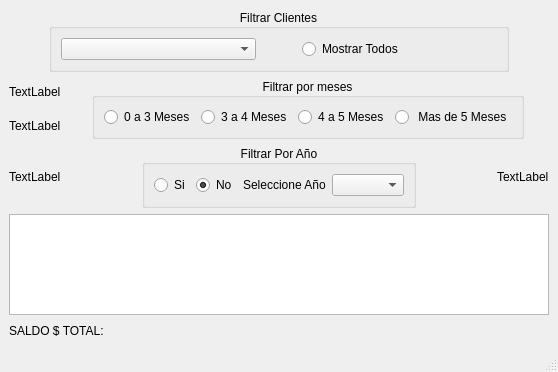
<?xml version="1.0" encoding="UTF-8"?>
<ui version="4.0">
 <class>MainWindow</class>
 <widget class="QMainWindow" name="MainWindow">
  <property name="geometry">
   <rect>
    <x>0</x>
    <y>0</y>
    <width>558</width>
    <height>372</height>
   </rect>
  </property>
  <property name="windowTitle">
   <string>MainWindow</string>
  </property>
  <widget class="QWidget" name="centralwidget">
   <layout class="QHBoxLayout" name="horizontalLayout_11">
    <item>
     <layout class="QVBoxLayout" name="verticalLayout_2">
      <item>
       <layout class="QHBoxLayout" name="horizontalLayout_10">
        <item>
         <spacer name="horizontalSpacer_8">
          <property name="orientation">
           <enum>Qt::Horizontal</enum>
          </property>
          <property name="sizeType">
           <enum>QSizePolicy::Minimum</enum>
          </property>
          <property name="sizeHint" stdset="0">
           <size>
            <width>40</width>
            <height>20</height>
           </size>
          </property>
         </spacer>
        </item>
        <item>
         <widget class="QGroupBox" name="groupBox_3">
          <property name="title">
           <string>Filtrar Clientes</string>
          </property>
          <property name="alignment">
           <set>Qt::AlignCenter</set>
          </property>
          <layout class="QHBoxLayout" name="horizontalLayout_5">
           <item>
            <layout class="QHBoxLayout" name="horizontalLayout">
             <item>
              <widget class="QComboBox" name="cmbClientes"/>
             </item>
             <item>
              <spacer name="horizontalSpacer_2">
               <property name="orientation">
                <enum>Qt::Horizontal</enum>
               </property>
               <property name="sizeType">
                <enum>QSizePolicy::Minimum</enum>
               </property>
               <property name="sizeHint" stdset="0">
                <size>
                 <width>40</width>
                 <height>20</height>
                </size>
               </property>
              </spacer>
             </item>
             <item>
              <widget class="QRadioButton" name="rbMostrarTodos">
               <property name="text">
                <string>Mostrar Todos</string>
               </property>
              </widget>
             </item>
            </layout>
           </item>
          </layout>
         </widget>
        </item>
        <item>
         <spacer name="horizontalSpacer_9">
          <property name="orientation">
           <enum>Qt::Horizontal</enum>
          </property>
          <property name="sizeType">
           <enum>QSizePolicy::Minimum</enum>
          </property>
          <property name="sizeHint" stdset="0">
           <size>
            <width>40</width>
            <height>20</height>
           </size>
          </property>
         </spacer>
        </item>
       </layout>
      </item>
      <item>
       <layout class="QHBoxLayout" name="horizontalLayout_20">
        <item>
         <layout class="QVBoxLayout" name="verticalLayout_3">
          <item>
           <widget class="QLabel" name="lblFActual">
            <property name="text">
             <string>TextLabel</string>
            </property>
           </widget>
          </item>
          <item>
           <widget class="QLabel" name="lblFReporte">
            <property name="text">
             <string>TextLabel</string>
            </property>
           </widget>
          </item>
         </layout>
        </item>
        <item>
         <spacer name="horizontalSpacer_13">
          <property name="orientation">
           <enum>Qt::Horizontal</enum>
          </property>
          <property name="sizeHint" stdset="0">
           <size>
            <width>40</width>
            <height>20</height>
           </size>
          </property>
         </spacer>
        </item>
        <item>
         <widget class="QGroupBox" name="gbAnio">
          <property name="title">
           <string>Filtrar por meses</string>
          </property>
          <property name="alignment">
           <set>Qt::AlignCenter</set>
          </property>
          <layout class="QVBoxLayout" name="verticalLayout">
           <item>
            <layout class="QHBoxLayout" name="horizontalLayout_2">
             <item>
              <widget class="QRadioButton" name="rb0A3Meses">
               <property name="text">
                <string>0 a 3 Meses</string>
               </property>
              </widget>
             </item>
             <item>
              <widget class="QRadioButton" name="rb3A4Meses">
               <property name="text">
                <string>3 a 4 Meses</string>
               </property>
              </widget>
             </item>
             <item>
              <widget class="QRadioButton" name="rb4A5Meses">
               <property name="text">
                <string>4 a 5 Meses</string>
               </property>
              </widget>
             </item>
             <item>
              <widget class="QRadioButton" name="rbMasDe5Meses">
               <property name="text">
                <string> Mas de 5 Meses</string>
               </property>
              </widget>
             </item>
            </layout>
           </item>
          </layout>
         </widget>
        </item>
        <item>
         <spacer name="horizontalSpacer_14">
          <property name="orientation">
           <enum>Qt::Horizontal</enum>
          </property>
          <property name="sizeHint" stdset="0">
           <size>
            <width>40</width>
            <height>20</height>
           </size>
          </property>
         </spacer>
        </item>
       </layout>
      </item>
      <item>
       <layout class="QHBoxLayout" name="horizontalLayout_8">
        <item>
         <widget class="QLabel" name="label_2">
          <property name="maximumSize">
           <size>
            <width>500</width>
            <height>500</height>
           </size>
          </property>
          <property name="text">
           <string>TextLabel</string>
          </property>
         </widget>
        </item>
        <item>
         <spacer name="horizontalSpacer_16">
          <property name="orientation">
           <enum>Qt::Horizontal</enum>
          </property>
          <property name="sizeType">
           <enum>QSizePolicy::Expanding</enum>
          </property>
          <property name="sizeHint" stdset="0">
           <size>
            <width>40</width>
            <height>20</height>
           </size>
          </property>
         </spacer>
        </item>
        <item>
         <widget class="QGroupBox" name="groupBox_2">
          <property name="title">
           <string>Filtrar Por Año</string>
          </property>
          <property name="alignment">
           <set>Qt::AlignCenter</set>
          </property>
          <layout class="QHBoxLayout" name="horizontalLayout_9">
           <item>
            <layout class="QHBoxLayout" name="horizontalLayout_7">
             <item>
              <layout class="QHBoxLayout" name="horizontalLayout_4">
               <item>
                <layout class="QHBoxLayout" name="horizontalLayout_6">
                 <item>
                  <widget class="QRadioButton" name="rbFiltroAnio1">
                   <property name="text">
                    <string>Si</string>
                   </property>
                  </widget>
                 </item>
                 <item>
                  <widget class="QRadioButton" name="rbFiltroAnio2">
                   <property name="text">
                    <string>No</string>
                   </property>
                   <property name="checked">
                    <bool>true</bool>
                   </property>
                  </widget>
                 </item>
                </layout>
               </item>
               <item>
                <widget class="QLabel" name="label">
                 <property name="text">
                  <string>Seleccione Año</string>
                 </property>
                </widget>
               </item>
               <item>
                <widget class="QComboBox" name="cmbAnio"/>
               </item>
              </layout>
             </item>
            </layout>
           </item>
          </layout>
         </widget>
        </item>
        <item>
         <spacer name="horizontalSpacer_17">
          <property name="orientation">
           <enum>Qt::Horizontal</enum>
          </property>
          <property name="sizeType">
           <enum>QSizePolicy::Expanding</enum>
          </property>
          <property name="sizeHint" stdset="0">
           <size>
            <width>40</width>
            <height>20</height>
           </size>
          </property>
         </spacer>
        </item>
        <item>
         <widget class="QLabel" name="label_3">
          <property name="maximumSize">
           <size>
            <width>500</width>
            <height>500</height>
           </size>
          </property>
          <property name="text">
           <string>TextLabel</string>
          </property>
         </widget>
        </item>
       </layout>
      </item>
      <item>
       <layout class="QVBoxLayout" name="verticalLayout_4">
        <item>
         <widget class="QTableWidget" name="tableWidget"/>
        </item>
        <item>
         <layout class="QHBoxLayout" name="horizontalLayout_3">
          <item>
           <widget class="QLabel" name="lblTotalSaldo">
            <property name="text">
             <string>SALDO $ TOTAL:</string>
            </property>
           </widget>
          </item>
          <item>
           <widget class="QLabel" name="lblTotalSaldoCantidad">
            <property name="text">
             <string/>
            </property>
           </widget>
          </item>
          <item>
           <spacer name="horizontalSpacer">
            <property name="orientation">
             <enum>Qt::Horizontal</enum>
            </property>
            <property name="sizeHint" stdset="0">
             <size>
              <width>40</width>
              <height>20</height>
             </size>
            </property>
           </spacer>
          </item>
         </layout>
        </item>
       </layout>
      </item>
     </layout>
    </item>
   </layout>
   <zorder></zorder>
   <zorder>lblFActual</zorder>
   <zorder>lblFReporte</zorder>
  </widget>
  <widget class="QMenuBar" name="menubar">
   <property name="geometry">
    <rect>
     <x>0</x>
     <y>0</y>
     <width>558</width>
     <height>21</height>
    </rect>
   </property>
  </widget>
  <widget class="QStatusBar" name="statusbar"/>
  <action name="actionExportar">
   <property name="text">
    <string>Exportar</string>
   </property>
  </action>
  <action name="actionAyuda">
   <property name="text">
    <string>Ayuda</string>
   </property>
  </action>
 </widget>
 <tabstops>
  <tabstop>cmbClientes</tabstop>
  <tabstop>rbMostrarTodos</tabstop>
  <tabstop>rb0A3Meses</tabstop>
  <tabstop>rb3A4Meses</tabstop>
  <tabstop>rb4A5Meses</tabstop>
  <tabstop>rbMasDe5Meses</tabstop>
  <tabstop>rbFiltroAnio1</tabstop>
  <tabstop>rbFiltroAnio2</tabstop>
  <tabstop>cmbAnio</tabstop>
  <tabstop>tableWidget</tabstop>
 </tabstops>
 <resources/>
 <connections/>
</ui>
